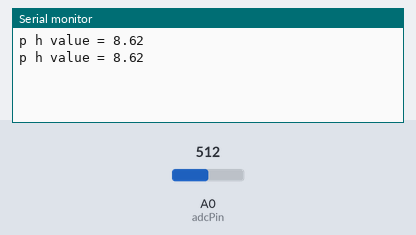
Bench run of a sketch on a simulated Arduino Uno, built with avr-gcc and run on an emulated ATmega328P. Shown: the last lines printed to the serial monitor. Inputs (shaded band) come from the test bench; at power-on: A0 (adcPin) = 512.

Above: at 5.8 s.
5.9 s: A0 (adcPin) set to 716
At 11.3 s:
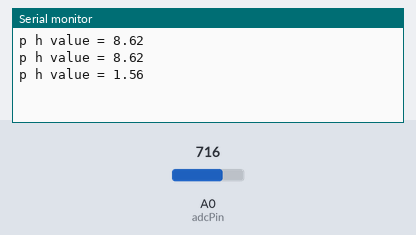
11.9 s: A0 (adcPin) set to 900
At 16.4 s:
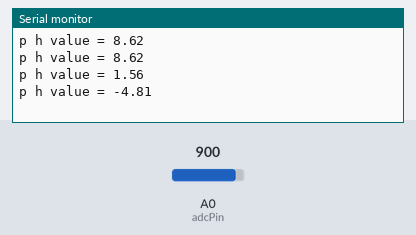
Timing chart, 0 to 17.9 s (numbered marks = the images above; inputs shaded):
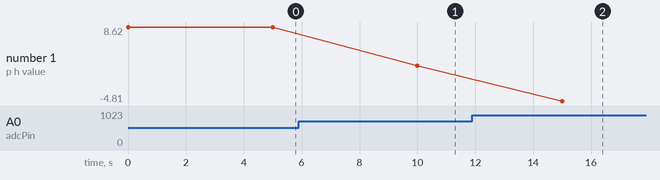

Measured:
- after the input at 5.9 s, the serial monitor: prints a new line after 4.1 s (image 1)
- after the input at 11.9 s, the serial monitor: prints a new line after 3.1 s (image 2)
- plotted number 1: 8.62 → 1.56 after the input at 5.9 s, 1.56 → -4.81 after the input at 11.9 s

The sketch:

read_data.ino
```cpp
#include <Arduino.h>
const int adcPin = A0;

// calculate your own m using ph_calibrate.ino
// When using the buffer solution of pH4 for calibration, m can be derived as:
 // m = (pH7 - pH4) / (Vph7 - Vph4)
 // pH7
 // pH4
 // Vph7 2.9
 // Vph4 3.3
const float m = -7.63358;
const float actualVref = 4.64; // Measure this with your multimeter between 5V and GND pins

void setup()
{
   Serial.begin(115200);
}

void loop()
{
   float Po = analogRead(adcPin) * actualVref / 1023;
   float phValue = 7 - (2.535 - Po) * m;
   Serial.print("p h value = ");
   Serial.println(phValue);
   delay(5000);
}
```
